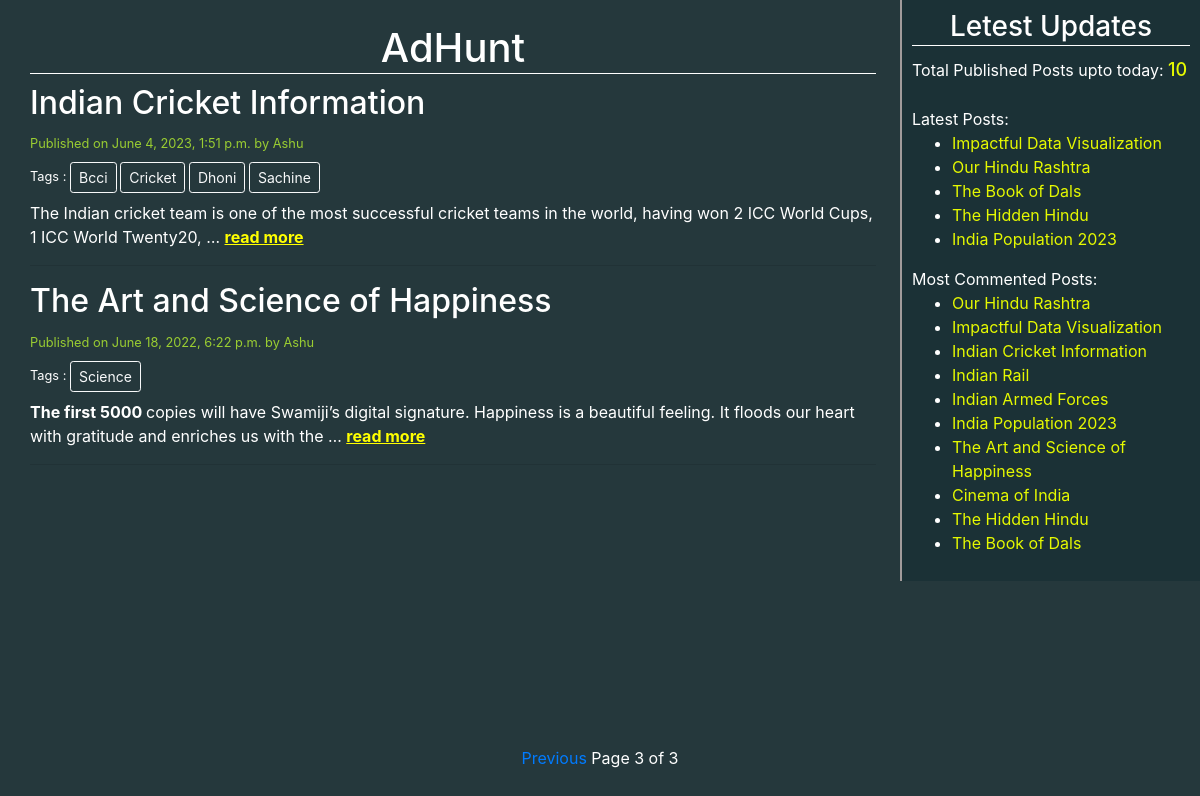
/?page=3, run on the app's committed database.
### blog/models.py (models this page shows, shortened)
class Post(models.Model):
    STATUS_CHOICES=(('draft','Draft'),('published','Published'))
    title=models.CharField(max_length=264)
    slug=models.SlugField(max_length=264,unique_for_date='publish')
    author=models.ForeignKey(User,on_delete=models.CASCADE,related_name='blog_posts')
    body=RichTextField(blank=True,null=True)
    publish=models.DateTimeField(default=timezone.now)
    created=models.DateTimeField(auto_now_add=True)#datetime of create() action
    updated=models.DateTimeField(auto_now=True)#datetime of save action
    status=models.CharField(max_length=10,choices=STATUS_CHOICES,default='draft')
    tags=TaggableManager()
    class Meta:
        ordering=('-publish',)
    def get_absolute_url(self):
        return reverse('post_detail',args=[self.publish.year,self.publish.strftime('%m'),self.publish.strftime('%d'),self.slug])

### blog/views.py (the view)
# urls.py: path('', views.post_list_view,name='home'),
def post_list_view(request,tag_slug=None):
    post_list=Post.objects.all()
    template_name='blog/post_list.html'
    tag=None
    if tag_slug:
        tag=get_object_or_404(Tag,slug=tag_slug)
        post_list=post_list.filter(tags__in=[tag])
    paginator=Paginator(post_list,4)
    page_number=request.GET.get('page')
    page_obj=paginator.get_page(page_number)
    return render(request, template_name,{'page_obj':page_obj,'tag':tag})

### blog/templatetags/blog_tags.py (called while the page is built)
@register.simple_tag
def total_posts():
    return Post.objects.count()

@register.inclusion_tag('blog/latest_posts_123.html')
def show_latest_posts(count=5):
    latest_posts=Post.objects.order_by('-publish')[:count]
    return {'latest_posts':latest_posts}

@register.simple_tag
def get_most_commented_posts(count=5):
    return Post.objects.annotate(total_comments=Count('comments')).order_by('-total_comments')[:count]

### template/blog/post_list.html (shortened to what this page needs)
<!DOCTYPE html>
{% extends 'blog/base.html'%}
{% block content%}
        {% for post in page_obj %}
        <h2 ><a id="h2_title" href="{{post.get_absolute_url}}" target="_blank" rel="noopener noreferrer">{{post.title|truncatewords:7}}</a></h2>
        <small id="time_a" >Published on {{post.publish}} by {{post.author|title}}</small><br>
        <small>Tags :
            {% for tag in post.tags.all %}
                <a href="{% url 'post_list_by_tag_name' tag.slug %}" class="btn btn-sm btn-outline-light my-2">{{tag.name|title}}</a>
            {% endfor %}
        </small>
        <div>
        <p>{{post.body|safe|truncatewords:25|linebreaks}}
            <a id="p_a" href="{{post.get_absolute_url}}" target="_blank" rel="noopener noreferrer">read more</a>
        </p>
        </div>
        <hr>
    {% endfor%}
    {% include 'blog/pagination.html' with page=post_list %}
{% endblock%}

### template/blog/base.html (shortened to what this page needs)
<!DOCTYPE html>
{% load blog_tags %}
{% load static %}
<html lang="en">
<head>
    <link rel="stylesheet" href="https://cdn.jsdelivr.net/npm/bootstrap@4.0.0/dist/css/bootstrap.min.css">
    <link rel="stylesheet" href="{% static "css/blog.css" %}">
</head>
<body>
    <div class="content">
        <h1 id="home_header"><a href="/">AdHunt</a></h1>
        {% block content%}{% endblock%}
    </div>
    <div class="sidebar">
        <h3 id="home_header"><a href="#">Letest Updates</a></h3>
        <p>Total Published Posts upto today: <span id="post_count">{% total_posts %}</span></p>
        <br><br>
        <p>Latest Posts:</p>{% show_latest_posts %}
        <p>Most Commented Posts:</p>
        {% get_most_commented_posts 10 as most_commented_posts %}
        <ul>
            {% for post in most_commented_posts %}
            <li>
                <a href="{{post.get_absolute_url}}">{{post.title}}</a>
            </li>
            {% endfor %}
        </ul>
    </div>
</body>
</html>

### template/blog/latest_posts_123.html
<ul>
    {% for post in latest_posts %}
        <li><a href="{{post.get_absolute_url}}">{{post.title}}</a></li>
    {% endfor %}
</ul>

### static/css/blog.css (style rules this page uses)
html { height: 100%; }
.content { margin-top: 2%; float: left; width: 73%; padding: 0 0 0 30px; text-align: left; }
.sidebar { float:right; width: 25%; padding: 10px; background: #1b3136; height: 100%; border-left: 2px solid hsl(0, 3%, 62%); }
body { background: #25383C; color: white; }
#home_header { text-align: center; border-bottom: white 1px solid; margin-bottom: 10px; padding-bottom: 1px; }
#home_header a { color: white; text-decoration: none; }
#h2_title { color: white; margin-top: 2%; }
h1 a { color: blue; text-decoration: underline; }
#time_a { color: yellowgreen; }
#p_a { color: yellow; font-weight: bolder; text-decoration: underline; }
p { display: inline; }
.btn { margin-bottom: 1px; }
#post_count { color: #e5f901; font-size: large; font-weight: 500; }
li a { color: #e5f901; }

### data on the page
Post: title "Indian Cricket Information", publish "June 4, 2023, 1:51 p.m.", author "Ashu", body "The Indian cricket team is one of the most successful cricket teams in the world, having won 2 ICC World Cups, 1 ICC World Twenty20, …"
Tag: name "Bcci"
Tag: name "Cricket"
Tag: name "Dhoni"
Tag: name "Sachine"
Post: title "The Art and Science of Happiness", publish "June 18, 2022, 6:22 p.m.", author "Ashu", body "The first 5000 copies will have Swamiji’s digital signature. Happiness is a beautiful feeling. It floods our heart with gratitude and enriches us with the …"
Tag: name "Science"
Post: title "Impactful Data Visualization"
Post: title "Our Hindu Rashtra"
Post: title "The Book of Dals"
Post: title "The Hidden Hindu"
Post: title "India Population 2023"
Post: title "Indian Rail"
Post: title "Indian Armed Forces"
Post: title "Cinema of India"

### other printed values
{{ page_obj.number }} "3"
{{ page_obj.paginator.num_pages }} "3"
